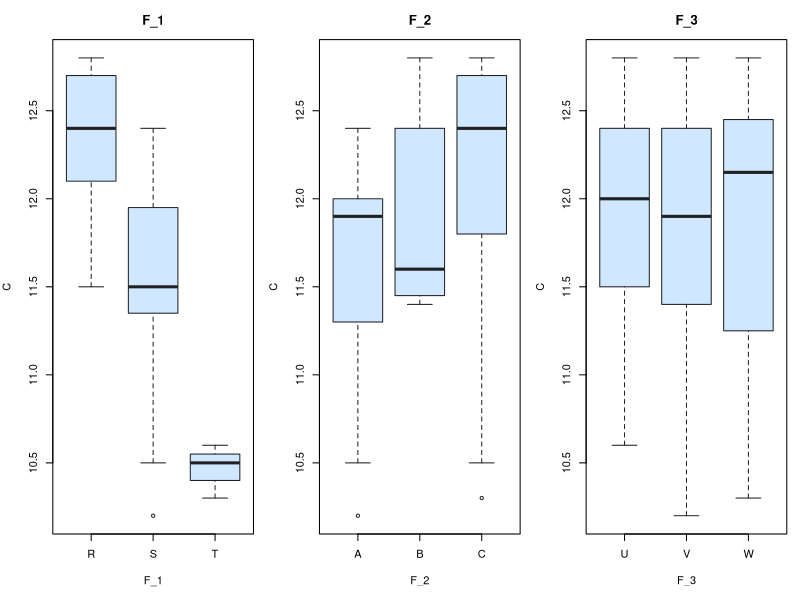

R code for this plot:
df <- data.frame(
  F_1 = factor(
    c(
      "T", "T", "T", "R", "R", "R", "R", "R", "R", "R",
      "R", "R", "R", "R", "R", "R", "R", "R", "R", "R",
      "R", "R", "S", "S", "S", "S", "S", "S", "S", "S",
      "S", "S", "S", "S", "S", "S", "S", "S"
    ),
    levels = c("R", "S", "T")
  ),
  F_2 = factor(
    c(
      "C", "C", "C", "A", "A", "A", "A", "A", "A", "A",
      "A", "B", "B", "B", "C", "C", "C", "C", "C", "C",
      "C", "C", "A", "A", "A", "A", "A", "B", "B", "B",
      "B", "B", "C", "C", "C", "C", "C", "C"
    ),
    levels = c("A", "B", "C")
  ),
  F_3 = factor(
    c(
      "U", "V", "W", "U", "V", "W", "U", "V", "W", "U",
      "V", "W", "U", "V", "W", "U", "V", "W", "U", "V",
      "W", "U", "V", "W", "U", "V", "W", "U", "V", "W",
      "U", "V", "W", "U", "V", "W", "U", "V"
    ),
    levels = c("U", "V", "W")
  ),
  C = c(
    10.6, 10.5, 10.3, 11.9, 11.9, 11.5, 12.0, 12.0, 12.3, 12.4,
    12.2, 12.5, 12.3, 12.8, 12.8, 12.8, 12.8, 12.7, 12.7, 12.5,
    12.4, 12.6, 10.2, 10.5, 11.3, 11.7, 11.1, 11.5, 11.7, 11.4,
    11.5, 11.4, 12.1, 12.2, 12.4, 12.2, 11.8, 11.4
  ),
  G = c(
    20.0, 19.0, 20.0, 46.5, 44.0, 43.0, 43.0, 41.5, 45.5, 39.8,
    39.0, 45.7, 45.1, 39.0, 39.0, 38.0, 40.0, 38.0, 38.5, 38.5,
    37.0, 40.5, 22.6, 25.2, 23.1, 25.2, 24.0, 23.5, 25.0, 23.0,
    24.5, 24.5, 24.1, 28.0, 23.6, 24.3, 26.0, 23.0
  )
)

print_header <- function(title) {
  cat("\n")
  cat(title, "\n", sep = "")
  cat(strrep("-", nchar(title)), "\n", sep = "")
}

options(contrasts = c("contr.sum", "contr.poly"))

cat(sprintf("Shape: %d x %d\n\n", nrow(df), ncol(df)))

print_header("1. One-way ANOVA: C ~ F_1")
one_way_model <- lm(C ~ F_1, data = df)
print(anova(one_way_model))

print_header("2. Two-way ANOVA: C ~ F_1 * F_2")
two_way_model <- lm(C ~ F_1 * F_2, data = df)
print(anova(two_way_model))

print_header("3. Three-way ANOVA: C ~ F_1 * F_2 * F_3")
three_way_model <- lm(C ~ F_1 * F_2 * F_3, data = df)
print(anova(three_way_model))

print_header("MANOVA: [C, G] ~ F_1")
manova_model <- manova(cbind(C, G) ~ F_1, data = df)
print(summary(manova_model, test = "Wilks"))

cat("\n")
print(summary.aov(manova_model))

pdf("boxplots_R.pdf", width = 14, height = 4)
par(mfrow = c(1, 3), mar = c(5, 4, 3, 1))
for (factor_name in c("F_1", "F_2", "F_3")) {
  boxplot(
    as.formula(paste("C ~", factor_name)),
    data = df,
    main = factor_name,
    xlab = factor_name,
    ylab = "C",
    col = "#cfe8ff",
    border = "#222222"
  )
}
dev.off()

cat("\nSaved boxplots to boxplots_R.pdf\n")
